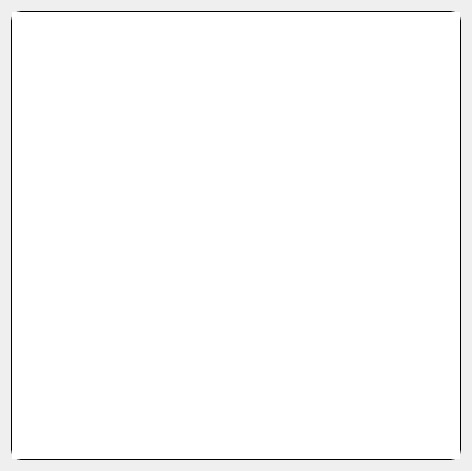
<?xml version="1.0" encoding="UTF-8"?>
<ui version="4.0">
 <class>Dialog</class>
 <widget class="QDialog" name="Dialog">
  <property name="geometry">
   <rect>
    <x>0</x>
    <y>0</y>
    <width>472</width>
    <height>471</height>
   </rect>
  </property>
  <property name="windowTitle">
   <string>Dialog</string>
  </property>
  <layout class="QHBoxLayout" name="horizontalLayout">
   <item>
    <widget class="QTextEdit" name="Text">
     <property name="styleSheet">
      <string notr="true">#Text{
font-size: 13px;
font-family: sans-serif;
border: 1px solid black;
border-radius:10px;
}

#Text::focus{
border: 2px  solid rgb(0,191,255);
}</string>
     </property>
    </widget>
   </item>
  </layout>
 </widget>
 <resources/>
 <connections/>
</ui>
